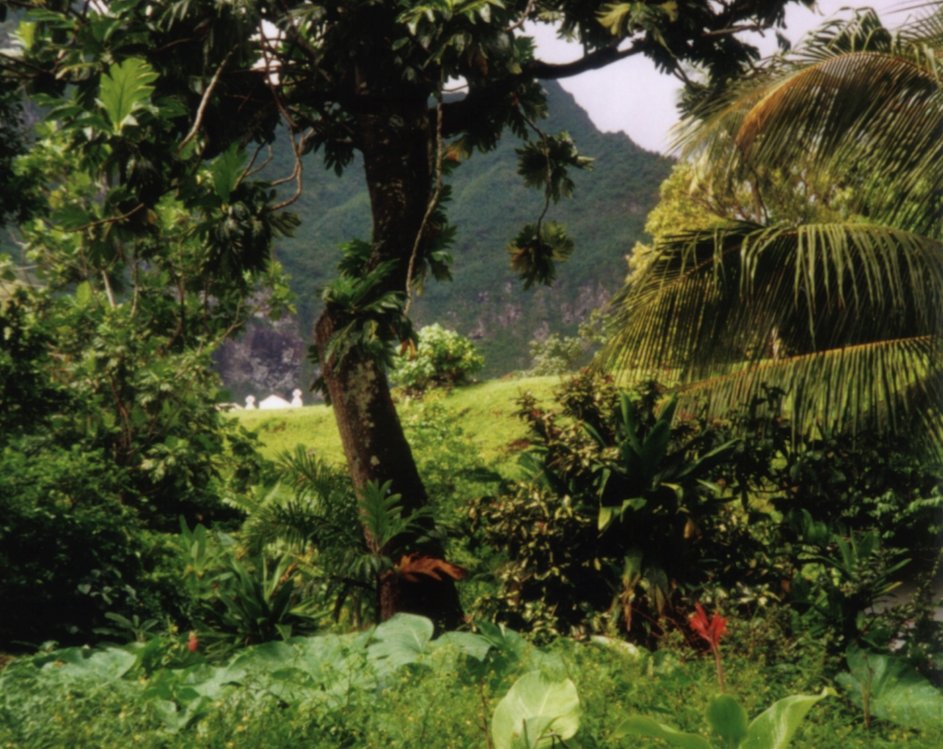
#> input picture DIVP LAB/source.png, 943 x 749 px, shrunk from 1496 x 1188 before the run
$ python lab3.py
#> lines starting #> are read from the running program, lines starting #| are printed output that depends on the picture
# ============================================================
# PCC-03: DIGITAL IMAGE AND VIDEO PROCESSING
# Lab: Spatial Filtering
# Problem: AGV Camera Feed Restoration and Enhancement
#
# Operations:
# 1. 2D Correlation
# 2. 2D Convolution
# 3. Gaussian Noise
# 4. Motion Blur
# 5. Averaging Filter
# 6. Laplacian Sharpening
# 7. Unsharp Masking / High-Boost Filtering
# 8. PSNR
# 9. Sharpness using Variance of Laplacian
# ============================================================


# ============================================================
# READ IMAGE
# ============================================================


import cv2
import numpy as np
import matplotlib.pyplot as plt

# Read images in grayscale
source = cv2.imread("source.png", 0)
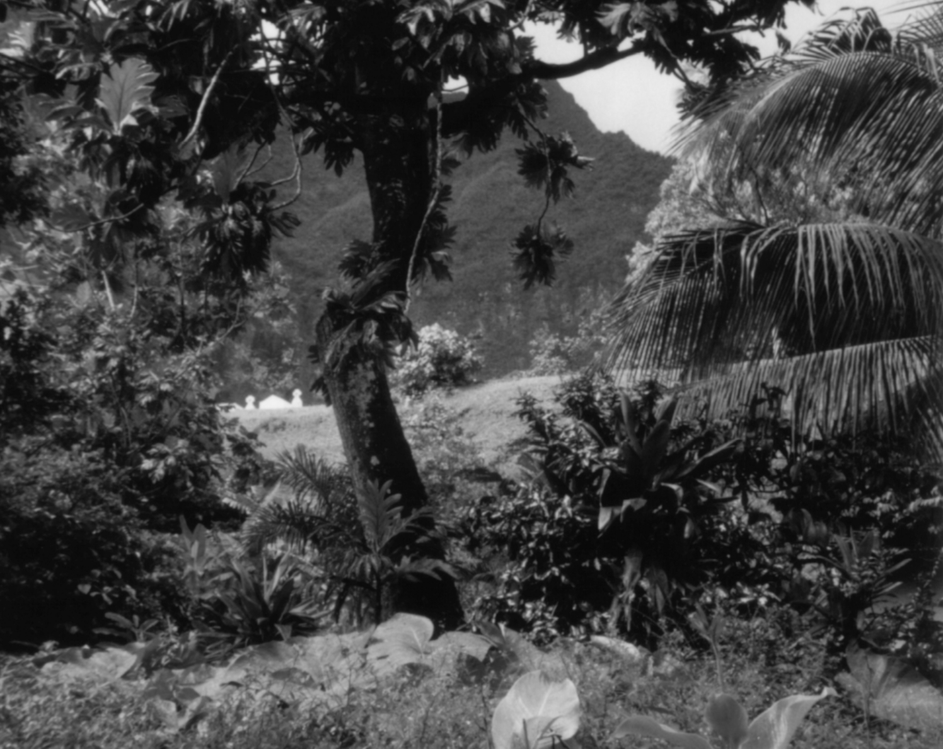
#> source: shape (749, 943); min 7, max 242, mean 68
reference = cv2.imread("reference.png", 0)
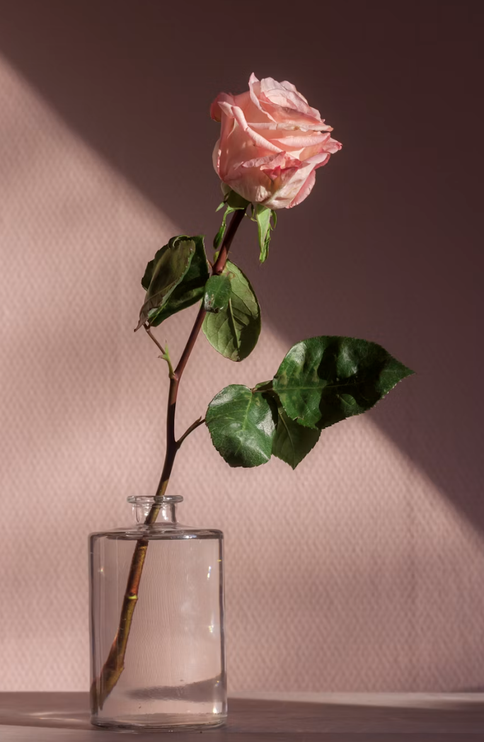
#> input picture DIVP LAB/reference.png, 484 x 742 px, shrunk from 768 x 1178 before the run
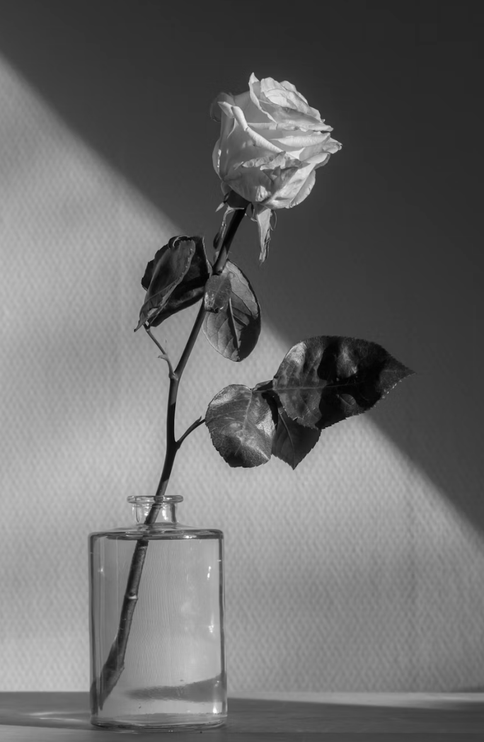
#> reference: shape (742, 484); min 0, max 255, mean 107.5

# Check images
if source is None or reference is None:
    print("Image not found!")
    exit()

# Find histogram of source and reference
source_hist = np.bincount(source.ravel(), minlength=256)
#> source_hist = 256 values, max 21375 at index 12, min 0 at index 0, mean 2759
reference_hist = np.bincount(reference.ravel(), minlength=256)
#> reference_hist = 256 values, max 6265 at index 40, min 0 at index 243, mean 1402.8

# Find CDF
source_cdf = np.cumsum(source_hist)
#> source_cdf = 256 values from 0 to 706307
reference_cdf = np.cumsum(reference_hist)
#> reference_cdf = 256 values from 2 to 359128

# Normalize CDF
source_cdf = source_cdf / source_cdf[-1]
#> source_cdf = 256 values from 0 to 1
reference_cdf = reference_cdf / reference_cdf[-1]
#> reference_cdf = 256 values from 5.57e-06 to 1

# Create mapping table
mapping = np.zeros(256, dtype=np.uint8)

for i in range(256):
    difference = abs(reference_cdf - source_cdf[i])
    mapping[i] = np.argmin(difference)
#> after the loop, mapping = 256 values from 0 to 255

# Apply mapping to source image
matched = mapping[source]
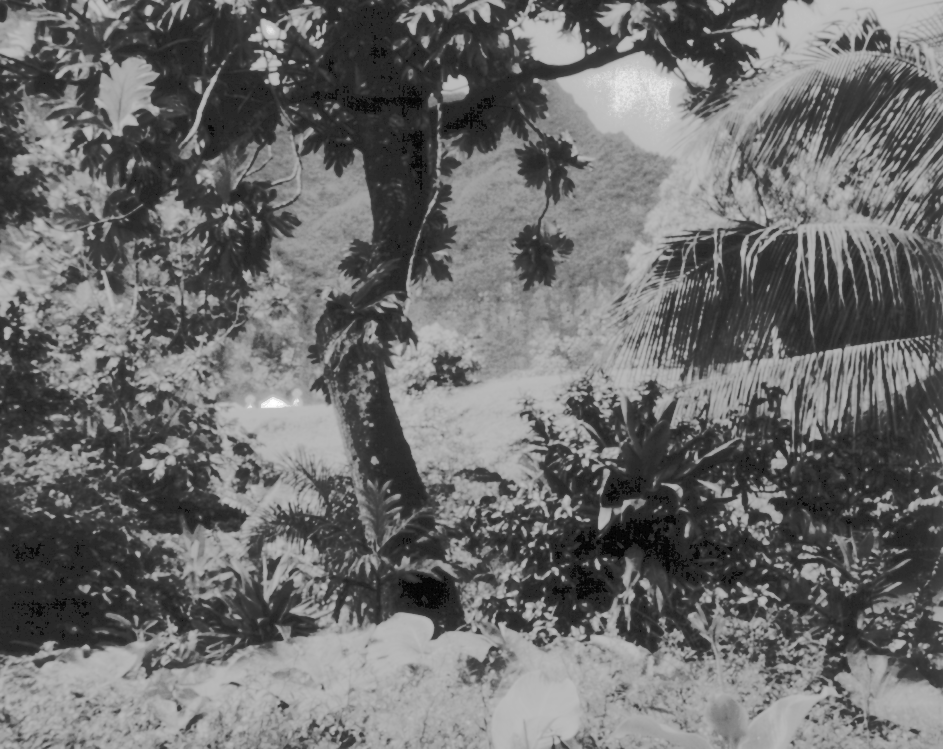
#> matched: shape (749, 943); min 1, max 255, mean 107.8

# Display images
plt.figure(figsize=(12, 4))

plt.subplot(1, 3, 1)
plt.imshow(source, cmap="gray")
plt.title("Source Image")
plt.axis("off")

plt.subplot(1, 3, 2)
plt.imshow(reference, cmap="gray")
plt.title("Reference Image")
plt.axis("off")

plt.subplot(1, 3, 3)
plt.imshow(matched, cmap="gray")
plt.title("Matched Image")
plt.axis("off")

plt.show()
